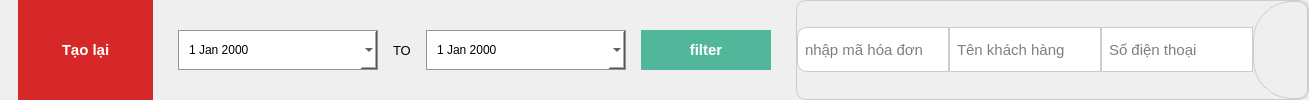
                  <widget class="QFrame" name="frame_48">
                   <property name="styleSheet">
                    <string notr="true">border: none;</string>
                   </property>
                   <property name="frameShape">
                    <enum>QFrame::StyledPanel</enum>
                   </property>
                   <property name="frameShadow">
                    <enum>QFrame::Raised</enum>
                   </property>
                   <layout class="QHBoxLayout" name="horizontalLayout_27">
                    <property name="spacing">
                     <number>25</number>
                    </property>
                    <property name="leftMargin">
                     <number>18</number>
                    </property>
                    <property name="topMargin">
                     <number>0</number>
                    </property>
                    <property name="rightMargin">
                     <number>0</number>
                    </property>
                    <property name="bottomMargin">
                     <number>0</number>
                    </property>
                    <item>
                     <widget class="QFrame" name="frame_19">
                      <property name="minimumSize">
                       <size>
                        <width>135</width>
                        <height>0</height>
                       </size>
                      </property>
                      <property name="font">
                       <font>
                        <pointsize>8</pointsize>
                       </font>
                      </property>
                      <property name="frameShape">
                       <enum>QFrame::StyledPanel</enum>
                      </property>
                      <property name="frameShadow">
                       <enum>QFrame::Raised</enum>
                      </property>
                      <layout class="QVBoxLayout" name="verticalLayout_33">
                       <property name="leftMargin">
                        <number>0</number>
                       </property>
                       <property name="topMargin">
                        <number>0</number>
                       </property>
                       <property name="rightMargin">
                        <number>0</number>
                       </property>
                       <property name="bottomMargin">
                        <number>0</number>
                       </property>
                       <item>
                        <widget class="QPushButton" name="clear_btn">
                         <property name="sizePolicy">
                          <sizepolicy hsizetype="Preferred" vsizetype="Preferred">
                           <horstretch>0</horstretch>
                           <verstretch>0</verstretch>
                          </sizepolicy>
                         </property>
                         <property name="minimumSize">
                          <size>
                           <width>0</width>
                           <height>35</height>
                          </size>
                         </property>
                         <property name="font">
                          <font>
                           <pointsize>11</pointsize>
                           <weight>75</weight>
                           <bold>true</bold>
                          </font>
                         </property>
                         <property name="styleSheet">
                          <string notr="true">#clear_btn{
	background-color: #d62828;
	color: #ffffff;
}

#clear_btn:hover{
	background-color: rgb(135, 135, 135);

}
</string>
                         </property>
                         <property name="text">
                          <string>Tạo lại</string>
                         </property>
                        </widget>
                       </item>
                      </layout>
                     </widget>
                    </item>
                    <item>
                     <widget class="QFrame" name="frame_49">
                      <property name="minimumSize">
                       <size>
                        <width>0</width>
                        <height>40</height>
                       </size>
                      </property>
                      <property name="maximumSize">
                       <size>
                        <width>16777215</width>
                        <height>40</height>
                       </size>
                      </property>
                      <property name="frameShape">
                       <enum>QFrame::StyledPanel</enum>
                      </property>
                      <property name="frameShadow">
                       <enum>QFrame::Raised</enum>
                      </property>
                      <layout class="QHBoxLayout" name="horizontalLayout_32">
                       <property name="spacing">
                        <number>15</number>
                       </property>
                       <property name="leftMargin">
                        <number>0</number>
                       </property>
                       <property name="topMargin">
                        <number>0</number>
                       </property>
                       <property name="rightMargin">
                        <number>0</number>
                       </property>
                       <property name="bottomMargin">
                        <number>0</number>
                       </property>
                       <item>
                        <widget class="QFrame" name="frame_53">
                         <property name="minimumSize">
                          <size>
                           <width>200</width>
                           <height>40</height>
                          </size>
                         </property>
                         <property name="frameShape">
                          <enum>QFrame::StyledPanel</enum>
                         </property>
                         <property name="frameShadow">
                          <enum>QFrame::Raised</enum>
                         </property>
                         <layout class="QVBoxLayout" name="verticalLayout_30">
                          <property name="leftMargin">
                           <number>0</number>
                          </property>
                          <property name="topMargin">
                           <number>0</number>
                          </property>
                          <property name="rightMargin">
                           <number>0</number>
                          </property>
                          <property name="bottomMargin">
                           <number>0</number>
                          </property>
                          <item>
                           <widget class="QDateEdit" name="start_day">
                            <property name="minimumSize">
                             <size>
                              <width>0</width>
                              <height>40</height>
                             </size>
                            </property>
                            <property name="font">
                             <font>
                              <family>MS Shell Dlg 2</family>
                              <pointsize>9</pointsize>
                              <weight>9</weight>
                              <italic>false</italic>
                              <bold>false</bold>
                             </font>
                            </property>
                            <property name="styleSheet">
                             <string notr="true">#start_day {
	padding: 0 8px;
	border: 1px solid rgb(148, 148, 148);
	font: 75 9pt &quot;MS Shell Dlg 2&quot;;
	background-color: white;
}

/* Mặc định chữ đen */
#start_day QLineEdit {
	color: rgb(0, 0, 0);
	background: transparent;
	border: none;
}

/* Khi QDateEdit hover thì đổi chữ thành trắng */
#start_day:hover QLineEdit {
	color: rgb(255, 255, 255);
}

/* Khi QDateEdit được focus hoặc click */
#start_day:hover QLineEdit,
#start_day:pressed QLineEdit {
	color: rgb(255, 255, 255);
}

/* Đổi nền khi hover/focus */
#start_day:hover,
#start_day:pressed {
	background-color: rgb(167, 167, 167);
}

/* Nút dropdown */
#start_day::drop-down {
    subcontrol-origin: border;
    subcontrol-position: bottom right;
    width: 35px;
    border: none;
    background-color: #80ed99 ;
    image: url(:/UI/icons/chevron-down.svg);
}
</string>
                            </property>
                            <property name="calendarPopup">
                             <bool>true</bool>
                            </property>
                            <property name="timeSpec">
                             <enum>Qt::TimeZone</enum>
                            </property>
                           </widget>
                          </item>
                         </layout>
                        </widget>
                       </item>
                       <item>
                        <widget class="QFrame" name="frame_54">
                         <property name="minimumSize">
                          <size>
                           <width>0</width>
                           <height>40</height>
                          </size>
                         </property>
                         <property name="frameShape">
                          <enum>QFrame::StyledPanel</enum>
                         </property>
                         <property name="frameShadow">
                          <enum>QFrame::Raised</enum>
                         </property>
                         <layout class="QVBoxLayout" name="verticalLayout_31">
                          <property name="leftMargin">
                           <number>0</number>
                          </property>
                          <property name="topMargin">
                           <number>0</number>
                          </property>
                          <property name="rightMargin">
                           <number>0</number>
                          </property>
                          <property name="bottomMargin">
                           <number>0</number>
                          </property>
                          <item>
                           <widget class="QLabel" name="label_13">
                            <property name="font">
                             <font>
                              <pointsize>10</pointsize>
                             </font>
                            </property>
                            <property name="text">
                             <string>TO</string>
                            </property>
                           </widget>
                          </item>
                         </layout>
                        </widget>
                       </item>
                       <item>
                        <widget class="QFrame" name="frame_52">
                         <property name="minimumSize">
                          <size>
                           <width>0</width>
                           <height>40</height>
                          </size>
                         </property>
                         <property name="frameShape">
                          <enum>QFrame::StyledPanel</enum>
                         </property>
                         <property name="frameShadow">
                          <enum>QFrame::Raised</enum>
                         </property>
                         <layout class="QVBoxLayout" name="verticalLayout_28">
                          <property name="leftMargin">
                           <number>0</number>
                          </property>
                          <property name="topMargin">
                           <number>0</number>
                          </property>
                          <property name="rightMargin">
                           <number>0</number>
                          </property>
                          <property name="bottomMargin">
                           <number>0</number>
                          </property>
                          <item>
                           <widget class="QDateEdit" name="end_day">
                            <property name="minimumSize">
                             <size>
                              <width>200</width>
                              <height>40</height>
                             </size>
                            </property>
                            <property name="font">
                             <font>
                              <family>MS Shell Dlg 2</family>
                              <pointsize>9</pointsize>
                              <weight>9</weight>
                              <italic>false</italic>
                              <bold>false</bold>
                             </font>
                            </property>
                            <property name="styleSheet">
                             <string notr="true">#end_day {
	padding: 0 8px;
	border: 1px solid rgb(148, 148, 148);
	font: 75 9pt &quot;MS Shell Dlg 2&quot;;
	background-color: white;
}

/* Mặc định chữ đen */
#end_day QLineEdit {
	color: rgb(0, 0, 0);
	background: transparent;
	border: none;
}

/* Khi QDateEdit hover thì đổi chữ thành trắng */
#end_day:hover QLineEdit {
	color: rgb(255, 255, 255);
}

/* Khi QDateEdit được focus hoặc click */
#end_day:hover QLineEdit,
#end_day:pressed QLineEdit {
	color: rgb(255, 255, 255);
}

/* Đổi nền khi hover/focus */
#end_day:hover,
#end_day:pressed {
	background-color: rgb(167, 167, 167);
}

/* Nút dropdown */
#end_day::drop-down {
    subcontrol-origin: border;
    subcontrol-position: bottom right;
    width: 35px;
    border: none;
    background-color: #80ed99 ;
    image: url(:/UI/icons/chevron-down.svg);
}
</string>
                            </property>
                            <property name="wrapping">
                             <bool>false</bool>
                            </property>
                            <property name="showGroupSeparator" stdset="0">
                             <bool>false</bool>
                            </property>
                            <property name="calendarPopup">
                             <bool>true</bool>
                            </property>
                           </widget>
                          </item>
                         </layout>
                        </widget>
                       </item>
                       <item>
                        <widget class="QFrame" name="frame_20">
                         <property name="frameShape">
                          <enum>QFrame::StyledPanel</enum>
                         </property>
                         <property name="frameShadow">
                          <enum>QFrame::Raised</enum>
                         </property>
                         <layout class="QVBoxLayout" name="verticalLayout_34">
                          <property name="leftMargin">
                           <number>0</number>
                          </property>
                          <property name="topMargin">
                           <number>0</number>
                          </property>
                          <property name="rightMargin">
                           <number>0</number>
                          </property>
                          <property name="bottomMargin">
                           <number>0</number>
                          </property>
                          <item>
                           <widget class="QPushButton" name="filter_btn">
                            <property name="sizePolicy">
                             <sizepolicy hsizetype="Preferred" vsizetype="Preferred">
                              <horstretch>0</horstretch>
                              <verstretch>0</verstretch>
                             </sizepolicy>
                            </property>
                            <property name="minimumSize">
                             <size>
                              <width>130</width>
                              <height>0</height>
                             </size>
                            </property>
                            <property name="font">
                             <font>
                              <pointsize>11</pointsize>
                              <weight>75</weight>
                              <bold>true</bold>
                             </font>
                            </property>
                            <property name="styleSheet">
                             <string notr="true">#filter_btn{
	background-color: #52b69a;
	color: #ffffff;
}

#filter_btn:hover{
	background-color: rgb(135, 135, 135);

}
</string>
                            </property>
                            <property name="text">
                             <string>filter</string>
                            </property>
                           </widget>
                          </item>
                         </layout>
                        </widget>
                       </item>
                      </layout>
                     </widget>
                    </item>
                    <item>
                     <widget class="QFrame" name="frame_50">
                      <property name="styleSheet">
                       <string notr="true">border: 1px solid #ccc;
border-radius: 10px;</string>
                      </property>
                      <property name="frameShape">
                       <enum>QFrame::StyledPanel</enum>
                      </property>
                      <property name="frameShadow">
                       <enum>QFrame::Raised</enum>
                      </property>
                      <layout class="QHBoxLayout" name="horizontalLayout_30">
                       <property name="spacing">
                        <number>0</number>
                       </property>
                       <property name="leftMargin">
                        <number>0</number>
                       </property>
                       <property name="topMargin">
                        <number>0</number>
                       </property>
                       <property name="rightMargin">
                        <number>0</number>
                       </property>
                       <property name="bottomMargin">
                        <number>0</number>
                       </property>
                       <item>
                        <widget class="QLineEdit" name="invoice_code">
                         <property name="minimumSize">
                          <size>
                           <width>0</width>
                           <height>45</height>
                          </size>
                         </property>
                         <property name="maximumSize">
                          <size>
                           <width>16777215</width>
                           <height>45</height>
                          </size>
                         </property>
                         <property name="font">
                          <font>
                           <pointsize>11</pointsize>
                          </font>
                         </property>
                         <property name="styleSheet">
                          <string notr="true">padding: 5 5px;
boder-right: 1px solid #ccc;
border-top-right-radius: none;
border-bottom-right-radius: none;</string>
                         </property>
                         <property name="placeholderText">
                          <string>nhập mã hóa đơn</string>
                         </property>
                        </widget>
                       </item>
                       <item>
                        <widget class="QLineEdit" name="customer_name_invoice">
                         <property name="minimumSize">
                          <size>
                           <width>0</width>
                           <height>45</height>
                          </size>
                         </property>
                         <property name="maximumSize">
                          <size>
                           <width>16777215</width>
                           <height>45</height>
                          </size>
                         </property>
                         <property name="font">
                          <font>
                           <pointsize>11</pointsize>
                          </font>
                         </property>
                         <property name="styleSheet">
                          <string notr="true">
border: 1px solid #ccc;
border-radius: 0px;
padding: 5 5px;
</string>
                         </property>
                         <property name="placeholderText">
                          <string>Tên khách hàng</string>
                         </property>
                        </widget>
                       </item>
                       <item>
                        <widget class="QLineEdit" name="customer_phone_invoice">
                         <property name="minimumSize">
                          <size>
                           <width>0</width>
                           <height>45</height>
                          </size>
                         </property>
                         <property name="maximumSize">
                          <size>
                           <width>16777215</width>
                           <height>45</height>
                          </size>
                         </property>
                         <property name="font">
                          <font>
                           <pointsize>11</pointsize>
                          </font>
                         </property>
                         <property name="styleSheet">
                          <string notr="true">
border: 1px solid #ccc;
border-radius: 0px;
padding: 5 5px;
</string>
                         </property>
                         <property name="placeholderText">
                          <string>Số điện thoại</string>
                         </property>
                        </widget>
                       </item>
                       <item>
                        <widget class="QFrame" name="frame_55">
                         <property name="minimumSize">
                          <size>
                           <width>55</width>
                           <height>40</height>
                          </size>
                         </property>
                         <property name="styleSheet">
                          <string notr="true">border-top-left-radius: none;
border-bottom-left-radius: none;</string>
                         </property>
                         <property name="frameShape">
                          <enum>QFrame::StyledPanel</enum>
                         </property>
                         <property name="frameShadow">
                          <enum>QFrame::Raised</enum>
                         </property>
                         <layout class="QVBoxLayout" name="verticalLayout_32">
                          <property name="leftMargin">
                           <number>0</number>
                          </property>
                          <property name="topMargin">
                           <number>0</number>
                          </property>
                          <property name="rightMargin">
                           <number>0</number>
                          </property>
                          <property name="bottomMargin">
                           <number>0</number>
                          </property>
                          <item>
                           <widget class="QPushButton" name="search_invoice_btn">
                            <property name="cursor">
                             <cursorShape>PointingHandCursor</cursorShape>
                            </property>
                            <property name="styleSheet">
                             <string notr="true">border: none;</string>
                            </property>
                            <property name="text">
                             <string/>
                            </property>
                            <property name="icon">
                             <iconset resource="../../../resources/resources.qrc">
                              <normaloff>:/UI/icons/search.svg</normaloff>:/UI/icons/search.svg</iconset>
                            </property>
                            <property name="iconSize">
                             <size>
                              <width>30</width>
                              <height>42</height>
                             </size>
                            </property>
                           </widget>
                          </item>
                         </layout>
                        </widget>
                       </item>
                      </layout>
                     </widget>
                    </item>
                   </layout>
                  </widget>
